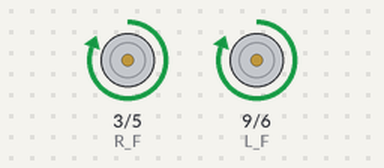
A sketch run on a simulated Arduino Uno, built with avr-gcc and run on an emulated ATmega328P. Parts: motor-driver pin pairs drawn as motors (green arrow = first pin HIGH = forward, orange = second pin HIGH = backward, longer = more drive).

Above: at 0.5 s.
Timing chart, 0 to 4.6 s (numbered marks = the images above):
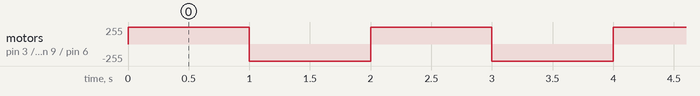

The sketch:

minesweapers_motion_V1.ino
```cpp
// C++ code
//
#define R_F  3
#define R_B  5
#define L_F  9
#define L_B  6


void setup()
{
  Serial.begin(9600);

  pinMode(R_F, OUTPUT);
  pinMode(R_B, OUTPUT);
  pinMode(L_F, OUTPUT);
  pinMode(L_B, OUTPUT);
}
void loop()
{
 Forward();
 delay(1000);
 Backward();
 delay(1000);
}
void Forward(){
digitalWrite(R_F,1);
digitalWrite(R_B,0);
digitalWrite(L_F,1);
digitalWrite(L_B,0);
}
void Backward(){
digitalWrite(R_F,0);
digitalWrite(R_B,1);
digitalWrite(L_F,0);
digitalWrite(L_B,1);
}
void Right_Full(){
digitalWrite(R_F,1);
digitalWrite(R_B,0);
digitalWrite(L_F,0);
digitalWrite(L_B,1);
}

void Right_Forward(){
digitalWrite(R_F,1);
digitalWrite(R_B,0);
digitalWrite(L_F,0);
digitalWrite(L_B,0);
}

void Right_Backward(){
digitalWrite(R_F,0);
digitalWrite(R_B,1);
digitalWrite(L_F,0);
digitalWrite(L_B,0);
}

void Left_Full(){
digitalWrite(R_F,0);
digitalWrite(R_B,1);
digitalWrite(L_F,1);
digitalWrite(L_B,0);
}
void Left_Forward(){
digitalWrite(R_F,0);
digitalWrite(R_B,0);
digitalWrite(L_F,1);
digitalWrite(L_B,0);
}

void Left_Backward(){
digitalWrite(R_F,0);
digitalWrite(R_B,0);
digitalWrite(L_F,0);
digitalWrite(L_B,1);
}
```

Measured:
- by itself, motor on pin 3 (R_F) / pin 5 (R_B), motor on pin 9 (L_F) / pin 6 (L_B): alternates forward 255/255 for 1.0 s and backward 255/255 for 1.0 s
